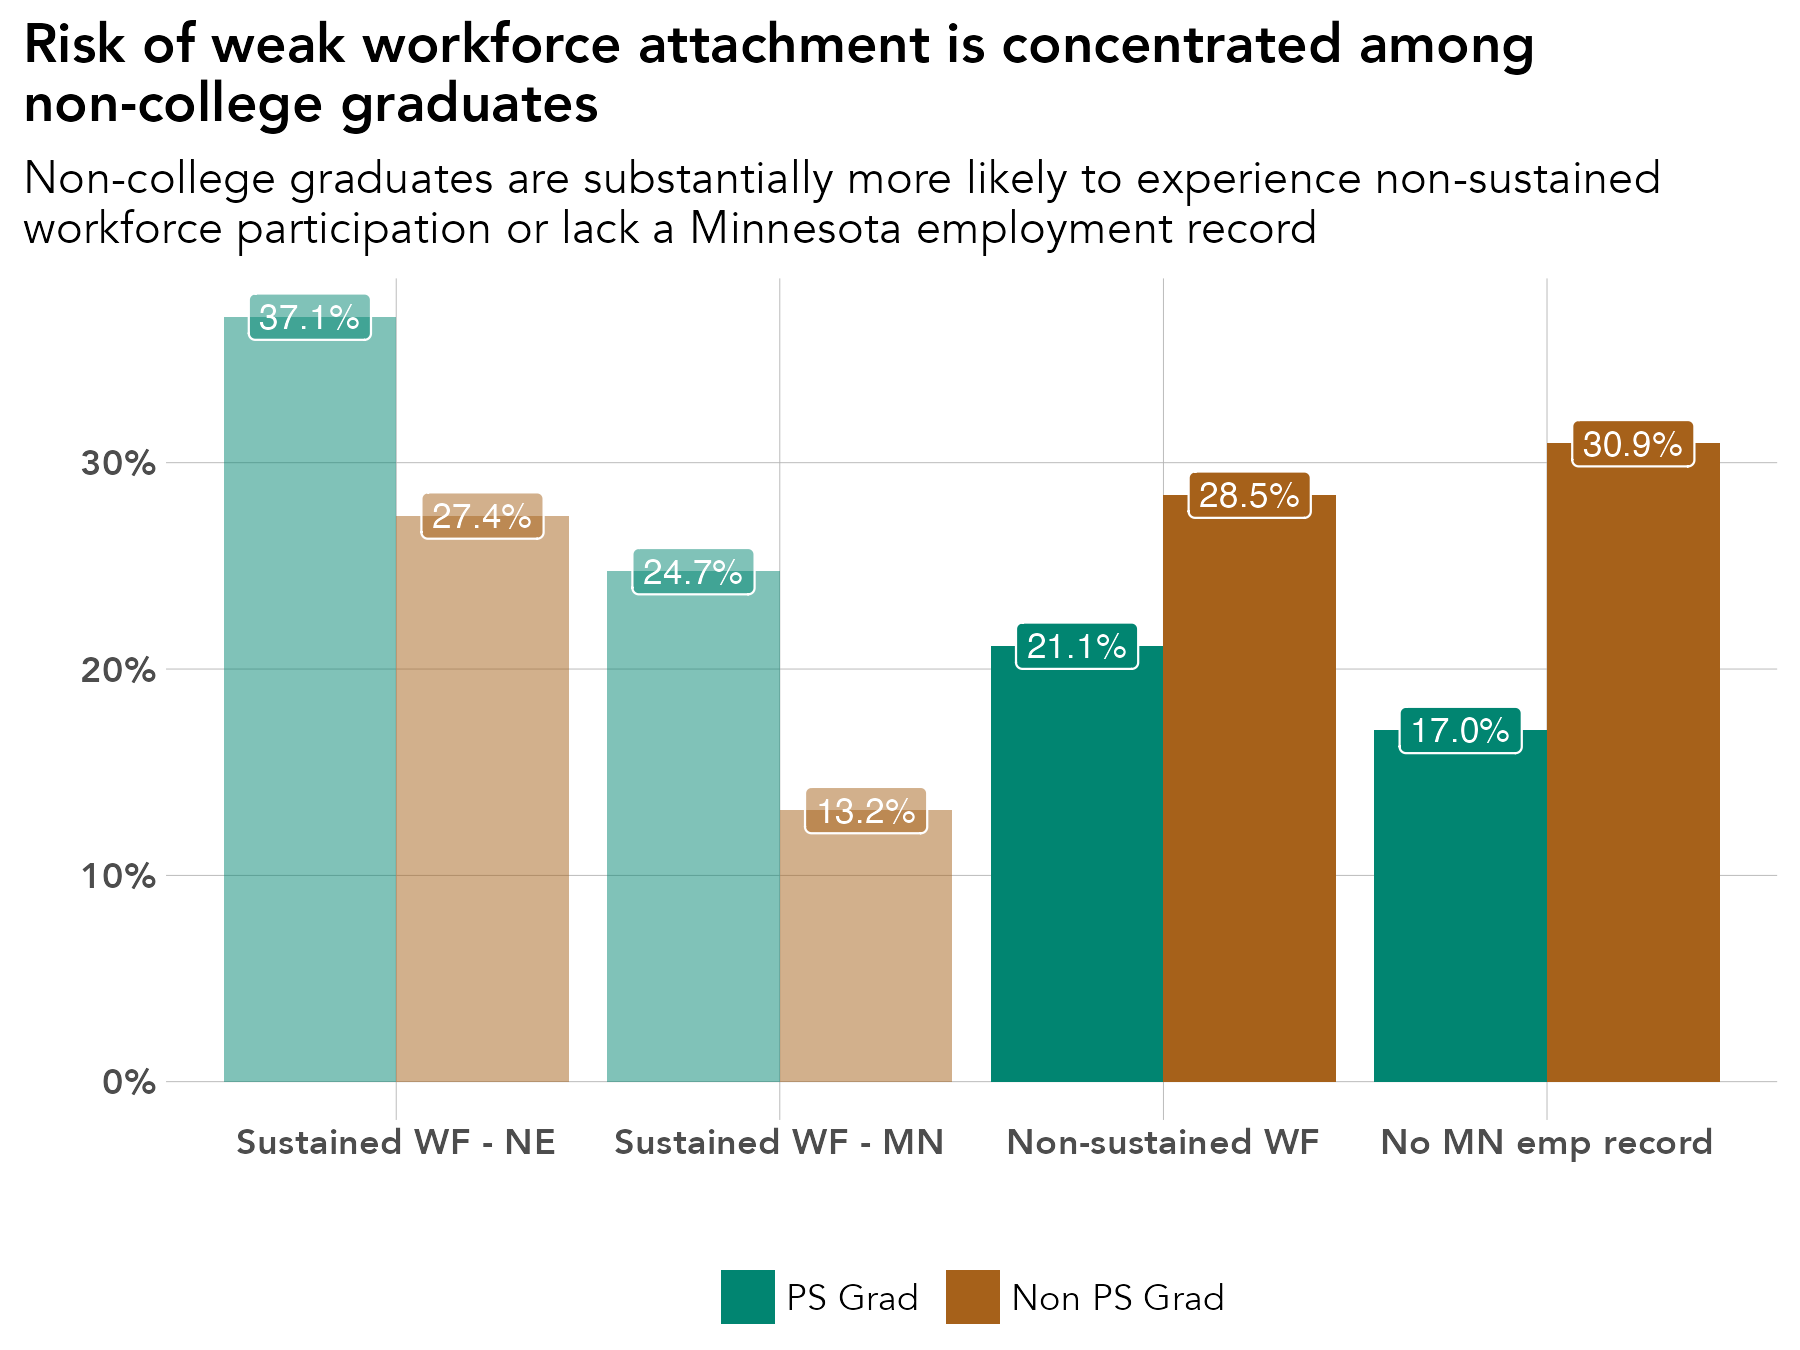

The R source for this figure:
# library -----------------------------------------------------------------
library(tidyverse)
library(sf)
library(ggrepel)
library(scales)
library(ggiraph)
library(rmapshaper)
library(cowplot)
library(RColorBrewer)
library(readxl)
library(lubridate)
library(readxl)
library(systemfonts)
reset_font_cache()
library(ggtext)
library(janitor)
library(cowplot)
library(ggalluvial)
library(ggsankey)


rm(list = ls())

# themes ------------------------------------------------------------------
theme_bar <- theme_bw() +
  theme(panel.grid.major = element_line(color = "grey70", size = 0.1),
        panel.grid.minor = element_blank(),
        axis.ticks = element_blank(),
        axis.text = element_text(face = "bold"),
        panel.border = element_blank(),
        legend.background = element_rect(fill = "transparent", color = "transparent"),
        legend.key = element_rect(fill = "transparent"),
        legend.key.size = unit(1, "lines"),
        legend.margin = margin(0,0,0,0),
        legend.title = element_blank(),
        legend.text = element_text(margin = margin(l = 2)),
        text = element_text(family = "Avenir") ,
        plot.title.position = "plot",
        plot.title = element_text(face = "bold"))

theme_line <- theme_bw() +
  theme(legend.background = element_rect(fill = "transparent", color = "transparent"),
        legend.key = element_rect(fill = "transparent"),
        legend.text = element_text(margin = margin(l = 2)),
        panel.grid.minor = element_blank(),
        panel.grid.major = element_line(color = "grey70", size = 0.1),
        axis.ticks = element_blank(),
        axis.text = element_text(face = "bold"),
        panel.border = element_blank(),
        legend.margin = margin(0,0,0,0),
        legend.key.size = unit(1, "lines"),
        text = element_text(family = "Avenir") ,
        plot.title.position = "plot",
        plot.title = element_text(face = "bold"))


theme_sf <- theme_bw() +
  theme(axis.text.x=element_blank(),
        axis.text.y=element_blank(),
        axis.ticks=element_blank(),
        panel.background = element_blank(),
        panel.grid.major = element_line(color = "white"),
        panel.border = element_blank(),
        legend.title = element_blank(),
        legend.text = element_text(margin = margin(l = 2)),
        legend.margin = margin(0,0,0,0),
        legend.key.size = unit(1, "lines"),
        text = element_text(family = "Avenir") ,
        plot.title.position = "plot",
        plot.title = element_text(face = "bold"))

theme_all <- theme_bw() +
  theme(axis.ticks=element_blank(),
        axis.text.y = element_blank(),
        panel.background = element_blank(),
        panel.grid.major = element_blank(),
        panel.grid = element_blank(),
        panel.border = element_blank(),
        legend.title = element_blank(),
        legend.text = element_text(margin = margin(l = 2)),
        legend.margin = margin(0,0,0,0),
        legend.key.size = unit(1, "lines"),
        text = element_text(family = "Avenir") ,
        plot.title.position = "plot",
        plot.title = element_text(face = "bold"))


regions <- read_csv("/Users/kellyasche/Library/CloudStorage/GoogleDrive-kasche@ruralmn.org/My Drive/Data Prep/R Projects/Join docs/county_regions.csv") %>%
  select(5,6) %>%
  unique() %>%
  mutate(edr = str_replace(edr, "  ", " "),
         planning.region = str_replace(planning.region, " Minnesota", ""),
         planning.region = fct_relevel(planning.region, "Northwest", "Northeast", "Central", "Seven County Mpls-St Paul", "Southwest", "Southeast"),
         edr = fct_relevel(edr, "EDR 1 - Northwest", "EDR 2 - Headwaters", "EDR 3 - Arrowhead", "EDR 4 - West Central", "EDR 5 - North Central", "EDR 6E- Southwest Central", "EDR 6W- Upper Minnesota Valley", "EDR 7E- East Central", "EDR 7W- Central", "EDR 8 - Southwest", "EDR 9 - South Central", "EDR 10 - Southeast", "EDR 11 - 7 County Twin Cities", "Minnesota"))

counties.regions <- read_csv("/Users/kellyasche/Library/CloudStorage/GoogleDrive-kasche@ruralmn.org/My Drive/Data Prep/R Projects/Join docs/county_regions.csv") %>%
  mutate(countyfp = formatC(countyfp, width = 3, flag = "0"),
         Name = str_to_title(Name),
         Name = str_replace(Name, "Q", "q"),
         Name = str_replace(Name, "Of The", "of the"),
         Name = str_replace(Name, "Mcleod", "McLeod"),
         Dem_Desc = ifelse(Name == "Minnesota", "Minnesota", Dem_Desc) ,
         edr = str_replace(edr, "  ", " "),
         planning.region = str_replace(planning.region, " Minnesota", ""),
         planning.region = fct_relevel(planning.region, "Northwest", "Northeast", "Central", "Seven County Mpls-St Paul", "Southwest", "Southeast"),
         edr = fct_relevel(edr, "EDR 1 - Northwest", "EDR 2 - Headwaters", "EDR 3 - Arrowhead", "EDR 4 - West Central", "EDR 5 - North Central", "EDR 6E- Southwest Central", "EDR 6W- Upper Minnesota Valley", "EDR 7E- East Central", "EDR 7W- Central", "EDR 8 - Southwest", "EDR 9 - South Central", "EDR 10 - Southeast", "EDR 11 - 7 County Twin Cities", "Minnesota"))

color.ruca <- c("Entirely rural" = "#009933", "Town/rural mix" = "#99CC33", "Urban/town/rural mix" = "#CC9966", "Entirely urban" = "#754C29", "Minnesota" = "black")

color.pr <- c("Northwest" = "#4575b4","Northeast" = "grey", "Central" = "#fee090", "Seven County Mpls-St Paul" = "#d73027", "Southwest" = "#91bfdb", "Southeast" = "#fc8d59", "Minnesota" = "black")

color.edr <- c("EDR 1 - Northwest" = "#b3cde3", "EDR 2 - Headwaters" = "#8c96c6", "EDR 3 - Arrowhead" = "#fe9929", "EDR 4 - West Central" = "#8856a7", "EDR 5 - North Central" = "#810f7c", "EDR 6E- Southwest Central" = "#e5f5f9", "EDR 6W- Upper Minnesota Valley" = "#bdc9e1", "EDR 7E- East Central" = "#99d8c9", "EDR 7W- Central" = "#2ca25f", "EDR 8 - Southwest" = "#74a9cf", "EDR 9 - South Central" = "#0570b0", "EDR 10 - Southeast" = "#d7301f", "EDR 11 - 7 County Twin Cities" = "#d8b365", "Minnesota" = "black")

color.pr.edr <- c ("Northwest" = "#4575b4","Northeast" = "#e0f3f8", "Central" = "#fee090", "Seven County Mpls-St Paul" = "#d73027", "Southwest" = "#91bfdb", "Southeast" = "#fc8d59", "Minnesota" = "black", "EDR 1 - Northwest" = "#b3cde3", "EDR 2 - Headwaters" = "#8c96c6", "EDR 3 - Arrowhead" = "#fe9929", "EDR 4 - West Central" = "#8856a7", "EDR 5 - North Central" = "#810f7c", "EDR 6E- Southwest Central" = "#e5f5f9", "EDR 6W- Upper Minnesota Valley" = "#bdc9e1", "EDR 7E- East Central" = "#99d8c9", "EDR 7W- Central" = "#2ca25f", "EDR 8 - Southwest" = "#74a9cf", "EDR 9 - South Central" = "#0570b0", "EDR 10 - Southeast" = "#d7301f", "EDR 11 - 7 County Twin Cities" = "#d8b365")

color.six <- c("#009933", "#4575b4", "grey", "#fee090", "#fc8d59", "#d73027")

mn_counties <- st_read("/Users/kellyasche/Library/CloudStorage/GoogleDrive-kasche@ruralmn.org/My Drive/Data Prep/R Projects/Shapefiles/County shapefiles/MNCounties_MNDOT.shp", quiet = TRUE) %>%
  ms_simplify(keep = .01, keep_shapes = TRUE) %>%
  rename("countyfp" = "FIPS_CODE")

counties.regions.1 <- counties.regions %>%
  mutate(statefp = "27",
         project.pr = ifelse(edr %in% c("EDR 1 - Northwest", "EDR 2 - Headwaters", "EDR 4 - West Central"), "Northwest",
                             ifelse(edr == "EDR 3 - Arrowhead", "Northeast",
                                    ifelse(edr %in% c("EDR 5 - North Central", "EDR 7E- East Central", "EDR 7W- Central"), "Central",
                                           ifelse(edr %in% c("EDR 6E- Southwest Central", "EDR 6W- Upper Minnesota Valley", "EDR 8 - Southwest"), "Southwest",
                                                  ifelse(edr %in% c("EDR 9 - South Central", "EDR 10 - Southeast"), "Southern", as.character(planning.region)))))),
         project.pr = fct_relevel(project.pr, "Northwest", "Northeast", "Central", "Seven County Mpls-St Paul", "Southwest", "Southern"))


# Prep data ---------------------------------------------------------------

original <- read_csv("Data/SLEDS/Masters/Master-report-dataset.csv")

data <- original %>%
  select(grad.year.5, ps.grad) %>%
  filter(grad.year.5 != "After 2023") %>%
  filter(grad.year.5 != "Attending ps") %>%
  filter(ps.grad != "Attending ps",
         ps.grad != "Did not graduate ps") %>%
  group_by(ps.grad, grad.year.5) %>%
  summarize(n = n()) %>%
  ungroup() %>%
  group_by(ps.grad) %>%
  mutate(pct = n / sum(n)) %>%
  ungroup() %>%
  mutate(ps.grad = ifelse(ps.grad == "Y", "PS Grad", "Non PS Grad"),
         ps.grad = fct_relevel(ps.grad, "PS Grad", "Non PS Grad"),
         grad.year.5 = fct_relevel(grad.year.5, "Sustained WF - NE", "Sustained WF - MN", "Non-sustained WF", "No MN emp record"))


# Create chart ------------------------------------------------------------

ggplot(data, aes(grad.year.5, pct, fill = ps.grad, group = ps.grad)) +
  geom_col(position = "dodge", alpha = ifelse(data$grad.year.5 %in% c("Non-sustained WF", "No MN emp record"), 1, .5)) +
  geom_label(alpha = ifelse(data$grad.year.5 %in% c("Non-sustained WF", "No MN emp record"), 1, .5), aes(label = percent(pct, accuracy = .1)), show.legend = FALSE, position = position_dodge(width = .9), color = "white", size = 3) +
  labs(x="", 
       y = "", 
       title = "Risk of weak workforce attachment is concentrated among\nnon-college graduates", 
       subtitle = "Non-college graduates are substantially more likely to experience non-sustained\nworkforce participation or lack a Minnesota employment record")+
  scale_y_continuous(labels=scales::percent) +
  theme_bar+
  scale_fill_manual(values = c("#018571", "#a6611a")) +
  theme(legend.position = "bottom")




ggsave(filename = "Charts/Paper report/pct-ps-grad-non-sustained-wf-no-mn-emp-record.pdf", device = cairo_pdf, dpi = "print", width = 6, height = 4.5)

ggsave(filename = "Charts/Paper report/pct-ps-grad-non-sustained-wf-no-mn-emp-record.png", dpi = "print", width = 6, height = 4.5)
